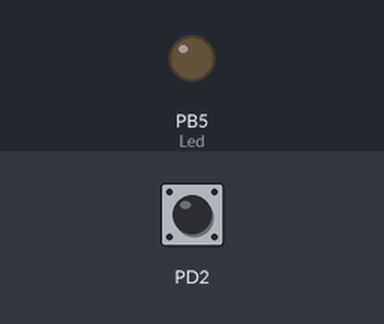
Bench run of a program on a simulated ATmega328P, built with avr-gcc and emulated at 16 MHz. Parts: output pins drawn as LEDs (lit = HIGH). The test bench sets the inputs (shaded band); at power-on: PD2 LOW.

Above: at 1.2 s.
1.3 s: PD2 pulsed HIGH 2 times (0.12 s each, 0.3 s apart)
At 2.7 s:
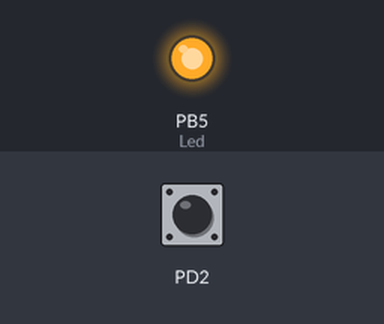
Timing chart, 0 to 10.9 s (numbered marks = the images above; inputs shaded):
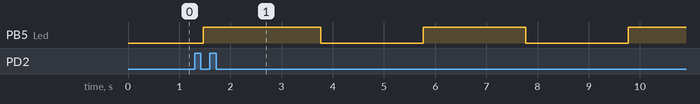

Measured:
- after the input at 1.3 s, PB5 (Led): alternates HIGH for 2.2 s and LOW for 2.0 s, starting after 0.17 s

The program:

main.cpp
```cpp
//ACTIVIDAD 3
#include <avr/io.h>
#include <util/delay.h>

// Variables:
int buttonState;       // the current reading from the input pin
int lastButtonState = 0;   // the previous reading from the input pin
const int debounceDelay = 50;    // the debounce time; increase if the output flickers
int estadoActual = 6;
int main()
{
	//Inicializar el pin del pulsador como entrada
	DDRD &= ~(1<<DDD2);
	//Inicializar el pin del led como salida
	DDRB |= (1<<DDB5);

	while (1)
	{
		//Leer el estado del pulsador
		buttonState = PIND & (1<<PD2);

		//Si cambió el estado del pulsador...
		if (buttonState != lastButtonState)
		{
			//Se espera un tiempo para evitar leer el ruido del rebote del pulsador
			_delay_ms(debounceDelay);

			//Se vuelve a leer el estado del pulsador
			buttonState = PIND & (1<<PD2);

			//Si el cambio se mantiene, se interpreta como evento de keydown/keyup válido
			if (buttonState != lastButtonState)
			{
				//El pulso es válido, se implementa la lógica del sistema

				//Si no está presionado el pulsador (se detectó un keyup)...
				if (!buttonState)
				{
					switch(estadoActual){
						//aqui entro para cambiar de un estado a otro
						case 1:
						case 2:
						case 3:
						case 4:
						estadoActual++;
						break;
						case 5:{
							//medio segundo encendido y un segundo apagado
							//debo apagar el led
							PORTB &= ~(1<<PB5);
							estadoActual++;
						}break;

						case 6:{
							//apagado
							//debo prender el led
							estadoActual=1;
							PORTB |= (1<<PB5);
						}break;
					}
				}
				//Si hubo cambios válidos actualizo el valor de lectura anterior
				lastButtonState = buttonState;
			}
		}
		else{
			//lastButtonState es igual a buttonState (no cambiaron)
			switch(estadoActual){
				case 2:{
					//titilando a 0.5Hz, 2 segundos
					_delay_ms(2000);
					PORTB &= ~(1<<PB5); //Apaga el Led
					_delay_ms(2000);
					PORTB |= (1<<PB5);	//Enciende el Led
				}break;
				case 3:{
					//titilando a 1Hz, 1 segundo
					_delay_ms(1000);
					PORTB &= ~(1<<PB5); //Apaga el Led
					_delay_ms(1000);
					PORTB |= (1<<PB5);	//Enciende el Led
				}break;
				case 4:{
					//titilando a 2Hz, 0.5 segundos
					_delay_ms(500);
					PORTB &= ~(1<<PB5); //Apaga el Led
					_delay_ms(500);
					PORTB |= (1<<PB5);	//Enciende el Led
				}break;
				case 5:{
					//medio segundo encendido y un segundo apagado
					_delay_ms(500);
					PORTB &= ~(1<<PB5); //Apaga el Led
					_delay_ms(1000);
					PORTB |= (1<<PB5);	//Enciende el Led
				}break;
			}
		}
	}
}
```
